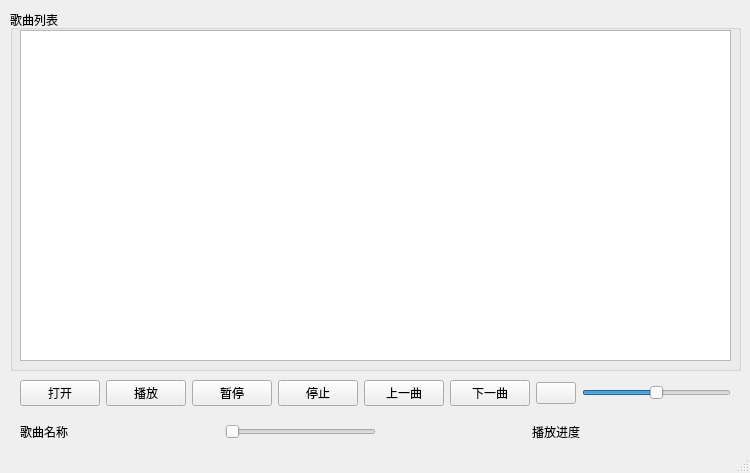
<?xml version="1.0" encoding="UTF-8"?>
<ui version="4.0">
 <class>MainWindow</class>
 <widget class="QMainWindow" name="MainWindow">
  <property name="geometry">
   <rect>
    <x>0</x>
    <y>0</y>
    <width>750</width>
    <height>473</height>
   </rect>
  </property>
  <property name="windowTitle">
   <string>MP3音频播放器--测试版</string>
  </property>
  <property name="windowIcon">
   <iconset resource="images.qrc">
    <normaloff>:/new/prefix1/images/0.ico</normaloff>:/new/prefix1/images/0.ico</iconset>
  </property>
  <widget class="QWidget" name="centralwidget">
   <widget class="QListWidget" name="listWidget">
    <property name="geometry">
     <rect>
      <x>20</x>
      <y>30</y>
      <width>711</width>
      <height>331</height>
     </rect>
    </property>
   </widget>
   <widget class="QGroupBox" name="groupBox">
    <property name="geometry">
     <rect>
      <x>10</x>
      <y>10</y>
      <width>731</width>
      <height>361</height>
     </rect>
    </property>
    <property name="title">
     <string>歌曲列表</string>
    </property>
   </widget>
   <widget class="QWidget" name="">
    <property name="geometry">
     <rect>
      <x>20</x>
      <y>380</y>
      <width>711</width>
      <height>26</height>
     </rect>
    </property>
    <layout class="QHBoxLayout" name="horizontalLayout">
     <item>
      <widget class="QPushButton" name="pushButton_open">
       <property name="text">
        <string>打开</string>
       </property>
       <property name="icon">
        <iconset resource="images.qrc">
         <normaloff>:/new/prefix1/images/1.GIF</normaloff>:/new/prefix1/images/1.GIF</iconset>
       </property>
      </widget>
     </item>
     <item>
      <widget class="QPushButton" name="pushButton_PLayer">
       <property name="text">
        <string>播放</string>
       </property>
       <property name="icon">
        <iconset resource="images.qrc">
         <normaloff>:/new/prefix1/images/4.bmp</normaloff>:/new/prefix1/images/4.bmp</iconset>
       </property>
      </widget>
     </item>
     <item>
      <widget class="QPushButton" name="pushButton_Pause">
       <property name="text">
        <string>暂停</string>
       </property>
       <property name="icon">
        <iconset resource="images.qrc">
         <normaloff>:/new/prefix1/images/5.bmp</normaloff>:/new/prefix1/images/5.bmp</iconset>
       </property>
      </widget>
     </item>
     <item>
      <widget class="QPushButton" name="pushButton_Stop">
       <property name="text">
        <string>停止</string>
       </property>
       <property name="icon">
        <iconset resource="images.qrc">
         <normaloff>:/new/prefix1/images/6.bmp</normaloff>:/new/prefix1/images/6.bmp</iconset>
       </property>
      </widget>
     </item>
     <item>
      <widget class="QPushButton" name="pushButton_Prev">
       <property name="text">
        <string>上一曲</string>
       </property>
       <property name="icon">
        <iconset resource="images.qrc">
         <normaloff>:/new/prefix1/images/7.bmp</normaloff>:/new/prefix1/images/7.bmp</iconset>
       </property>
      </widget>
     </item>
     <item>
      <widget class="QPushButton" name="pushButton_next">
       <property name="text">
        <string>下一曲</string>
       </property>
       <property name="icon">
        <iconset resource="images.qrc">
         <normaloff>:/new/prefix1/images/8.bmp</normaloff>:/new/prefix1/images/8.bmp</iconset>
       </property>
      </widget>
     </item>
     <item>
      <widget class="QPushButton" name="pushButton_Volumn">
       <property name="text">
        <string/>
       </property>
       <property name="icon">
        <iconset resource="images.qrc">
         <normaloff>:/new/prefix1/images/volumn.bmp</normaloff>:/new/prefix1/images/volumn.bmp</iconset>
       </property>
      </widget>
     </item>
     <item>
      <widget class="QSlider" name="horizontalSlider_Volumn">
       <property name="maximum">
        <number>100</number>
       </property>
       <property name="value">
        <number>50</number>
       </property>
       <property name="orientation">
        <enum>Qt::Horizontal</enum>
       </property>
      </widget>
     </item>
    </layout>
   </widget>
   <widget class="QWidget" name="">
    <property name="geometry">
     <rect>
      <x>20</x>
      <y>420</y>
      <width>711</width>
      <height>24</height>
     </rect>
    </property>
    <layout class="QHBoxLayout" name="horizontalLayout_2">
     <item>
      <widget class="QLabel" name="label_Name">
       <property name="text">
        <string>歌曲名称</string>
       </property>
      </widget>
     </item>
     <item>
      <spacer name="horizontalSpacer">
       <property name="orientation">
        <enum>Qt::Horizontal</enum>
       </property>
       <property name="sizeHint" stdset="0">
        <size>
         <width>40</width>
         <height>20</height>
        </size>
       </property>
      </spacer>
     </item>
     <item>
      <widget class="QSlider" name="horizontalSlider_Speed">
       <property name="orientation">
        <enum>Qt::Horizontal</enum>
       </property>
      </widget>
     </item>
     <item>
      <spacer name="horizontalSpacer_2">
       <property name="orientation">
        <enum>Qt::Horizontal</enum>
       </property>
       <property name="sizeHint" stdset="0">
        <size>
         <width>40</width>
         <height>20</height>
        </size>
       </property>
      </spacer>
     </item>
     <item>
      <widget class="QLabel" name="label_Time">
       <property name="text">
        <string>播放进度</string>
       </property>
      </widget>
     </item>
     <item>
      <spacer name="horizontalSpacer_3">
       <property name="orientation">
        <enum>Qt::Horizontal</enum>
       </property>
       <property name="sizeHint" stdset="0">
        <size>
         <width>40</width>
         <height>20</height>
        </size>
       </property>
      </spacer>
     </item>
    </layout>
   </widget>
   <zorder>groupBox</zorder>
   <zorder>listWidget</zorder>
   <zorder>pushButton_open</zorder>
   <zorder>pushButton_PLayer</zorder>
   <zorder>pushButton_Pause</zorder>
   <zorder>pushButton_Stop</zorder>
   <zorder>pushButton_Prev</zorder>
   <zorder>pushButton_next</zorder>
   <zorder>pushButton_Volumn</zorder>
   <zorder>horizontalSlider_Volumn</zorder>
   <zorder>label_Name</zorder>
   <zorder>horizontalSlider_Speed</zorder>
   <zorder>label_Time</zorder>
  </widget>
  <widget class="QStatusBar" name="statusbar"/>
 </widget>
 <resources>
  <include location="images.qrc"/>
 </resources>
 <connections/>
</ui>
